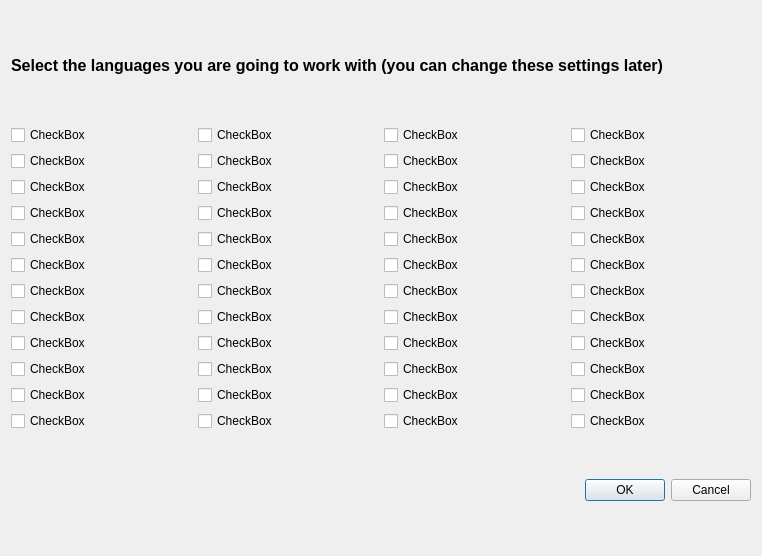
<?xml version="1.0" encoding="UTF-8"?>
<ui version="4.0">
 <class>LangSelectDialog</class>
 <widget class="QDialog" name="LangSelectDialog">
  <property name="geometry">
   <rect>
    <x>0</x>
    <y>0</y>
    <width>762</width>
    <height>556</height>
   </rect>
  </property>
  <property name="windowTitle">
   <string>YAGF Languages Setup</string>
  </property>
  <property name="styleSheet">
   <string notr="true">background-image: url(:/images/earth.png);</string>
  </property>
  <layout class="QVBoxLayout" name="verticalLayout">
   <item>
    <widget class="QLabel" name="label">
     <property name="maximumSize">
      <size>
       <width>900</width>
       <height>24</height>
      </size>
     </property>
     <property name="font">
      <font>
       <pointsize>12</pointsize>
       <weight>75</weight>
       <bold>true</bold>
      </font>
     </property>
     <property name="text">
      <string>Select the languages you are going to work with (you can change these settings later)</string>
     </property>
    </widget>
   </item>
   <item>
    <layout class="QGridLayout" name="gridLayout">
     <item row="2" column="0">
      <widget class="QCheckBox" name="checkBox">
       <property name="maximumSize">
        <size>
         <width>200</width>
         <height>16777215</height>
        </size>
       </property>
       <property name="autoFillBackground">
        <bool>false</bool>
       </property>
       <property name="text">
        <string>CheckBox</string>
       </property>
      </widget>
     </item>
     <item row="5" column="0">
      <widget class="QCheckBox" name="checkBox_4">
       <property name="text">
        <string>CheckBox</string>
       </property>
      </widget>
     </item>
     <item row="6" column="0">
      <widget class="QCheckBox" name="checkBox_5">
       <property name="text">
        <string>CheckBox</string>
       </property>
      </widget>
     </item>
     <item row="8" column="0">
      <widget class="QCheckBox" name="checkBox_7">
       <property name="text">
        <string>CheckBox</string>
       </property>
      </widget>
     </item>
     <item row="11" column="0">
      <widget class="QCheckBox" name="checkBox_10">
       <property name="text">
        <string>CheckBox</string>
       </property>
      </widget>
     </item>
     <item row="12" column="0">
      <widget class="QCheckBox" name="checkBox_11">
       <property name="text">
        <string>CheckBox</string>
       </property>
      </widget>
     </item>
     <item row="9" column="0">
      <widget class="QCheckBox" name="checkBox_8">
       <property name="text">
        <string>CheckBox</string>
       </property>
      </widget>
     </item>
     <item row="10" column="0">
      <widget class="QCheckBox" name="checkBox_9">
       <property name="text">
        <string>CheckBox</string>
       </property>
      </widget>
     </item>
     <item row="13" column="0">
      <widget class="QCheckBox" name="checkBox_12">
       <property name="maximumSize">
        <size>
         <width>200</width>
         <height>16777215</height>
        </size>
       </property>
       <property name="text">
        <string>CheckBox</string>
       </property>
      </widget>
     </item>
     <item row="7" column="0">
      <widget class="QCheckBox" name="checkBox_6">
       <property name="text">
        <string>CheckBox</string>
       </property>
      </widget>
     </item>
     <item row="4" column="0">
      <widget class="QCheckBox" name="checkBox_3">
       <property name="text">
        <string>CheckBox</string>
       </property>
      </widget>
     </item>
     <item row="3" column="0">
      <widget class="QCheckBox" name="checkBox_2">
       <property name="text">
        <string>CheckBox</string>
       </property>
      </widget>
     </item>
     <item row="3" column="1">
      <widget class="QCheckBox" name="checkBox_14">
       <property name="text">
        <string>CheckBox</string>
       </property>
      </widget>
     </item>
     <item row="12" column="1">
      <widget class="QCheckBox" name="checkBox_23">
       <property name="maximumSize">
        <size>
         <width>200</width>
         <height>16777215</height>
        </size>
       </property>
       <property name="text">
        <string>CheckBox</string>
       </property>
      </widget>
     </item>
     <item row="4" column="1">
      <widget class="QCheckBox" name="checkBox_15">
       <property name="text">
        <string>CheckBox</string>
       </property>
      </widget>
     </item>
     <item row="5" column="1">
      <widget class="QCheckBox" name="checkBox_16">
       <property name="text">
        <string>CheckBox</string>
       </property>
      </widget>
     </item>
     <item row="6" column="1">
      <widget class="QCheckBox" name="checkBox_17">
       <property name="text">
        <string>CheckBox</string>
       </property>
      </widget>
     </item>
     <item row="9" column="1">
      <widget class="QCheckBox" name="checkBox_20">
       <property name="text">
        <string>CheckBox</string>
       </property>
      </widget>
     </item>
     <item row="11" column="1">
      <widget class="QCheckBox" name="checkBox_22">
       <property name="text">
        <string>CheckBox</string>
       </property>
      </widget>
     </item>
     <item row="10" column="1">
      <widget class="QCheckBox" name="checkBox_21">
       <property name="text">
        <string>CheckBox</string>
       </property>
      </widget>
     </item>
     <item row="7" column="1">
      <widget class="QCheckBox" name="checkBox_18">
       <property name="text">
        <string>CheckBox</string>
       </property>
      </widget>
     </item>
     <item row="13" column="1">
      <widget class="QCheckBox" name="checkBox_24">
       <property name="text">
        <string>CheckBox</string>
       </property>
      </widget>
     </item>
     <item row="8" column="1">
      <widget class="QCheckBox" name="checkBox_19">
       <property name="text">
        <string>CheckBox</string>
       </property>
      </widget>
     </item>
     <item row="2" column="1">
      <widget class="QCheckBox" name="checkBox_13">
       <property name="text">
        <string>CheckBox</string>
       </property>
      </widget>
     </item>
     <item row="2" column="2">
      <widget class="QCheckBox" name="checkBox_25">
       <property name="maximumSize">
        <size>
         <width>200</width>
         <height>16777215</height>
        </size>
       </property>
       <property name="text">
        <string>CheckBox</string>
       </property>
      </widget>
     </item>
     <item row="3" column="2">
      <widget class="QCheckBox" name="checkBox_26">
       <property name="maximumSize">
        <size>
         <width>200</width>
         <height>16777215</height>
        </size>
       </property>
       <property name="text">
        <string>CheckBox</string>
       </property>
      </widget>
     </item>
     <item row="4" column="2">
      <widget class="QCheckBox" name="checkBox_27">
       <property name="maximumSize">
        <size>
         <width>200</width>
         <height>16777215</height>
        </size>
       </property>
       <property name="text">
        <string>CheckBox</string>
       </property>
      </widget>
     </item>
     <item row="5" column="2">
      <widget class="QCheckBox" name="checkBox_28">
       <property name="maximumSize">
        <size>
         <width>200</width>
         <height>16777215</height>
        </size>
       </property>
       <property name="text">
        <string>CheckBox</string>
       </property>
      </widget>
     </item>
     <item row="6" column="2">
      <widget class="QCheckBox" name="checkBox_29">
       <property name="text">
        <string>CheckBox</string>
       </property>
      </widget>
     </item>
     <item row="7" column="2">
      <widget class="QCheckBox" name="checkBox_30">
       <property name="text">
        <string>CheckBox</string>
       </property>
      </widget>
     </item>
     <item row="8" column="2">
      <widget class="QCheckBox" name="checkBox_31">
       <property name="text">
        <string>CheckBox</string>
       </property>
      </widget>
     </item>
     <item row="9" column="2">
      <widget class="QCheckBox" name="checkBox_32">
       <property name="text">
        <string>CheckBox</string>
       </property>
      </widget>
     </item>
     <item row="10" column="2">
      <widget class="QCheckBox" name="checkBox_33">
       <property name="text">
        <string>CheckBox</string>
       </property>
      </widget>
     </item>
     <item row="11" column="2">
      <widget class="QCheckBox" name="checkBox_34">
       <property name="text">
        <string>CheckBox</string>
       </property>
      </widget>
     </item>
     <item row="12" column="2">
      <widget class="QCheckBox" name="checkBox_35">
       <property name="text">
        <string>CheckBox</string>
       </property>
      </widget>
     </item>
     <item row="13" column="2">
      <widget class="QCheckBox" name="checkBox_36">
       <property name="text">
        <string>CheckBox</string>
       </property>
      </widget>
     </item>
     <item row="2" column="3">
      <widget class="QCheckBox" name="checkBox_37">
       <property name="maximumSize">
        <size>
         <width>200</width>
         <height>16777215</height>
        </size>
       </property>
       <property name="text">
        <string>CheckBox</string>
       </property>
      </widget>
     </item>
     <item row="3" column="3">
      <widget class="QCheckBox" name="checkBox_38">
       <property name="text">
        <string>CheckBox</string>
       </property>
      </widget>
     </item>
     <item row="4" column="3">
      <widget class="QCheckBox" name="checkBox_39">
       <property name="text">
        <string>CheckBox</string>
       </property>
      </widget>
     </item>
     <item row="5" column="3">
      <widget class="QCheckBox" name="checkBox_40">
       <property name="text">
        <string>CheckBox</string>
       </property>
      </widget>
     </item>
     <item row="6" column="3">
      <widget class="QCheckBox" name="checkBox_41">
       <property name="text">
        <string>CheckBox</string>
       </property>
      </widget>
     </item>
     <item row="7" column="3">
      <widget class="QCheckBox" name="checkBox_42">
       <property name="text">
        <string>CheckBox</string>
       </property>
      </widget>
     </item>
     <item row="8" column="3">
      <widget class="QCheckBox" name="checkBox_43">
       <property name="text">
        <string>CheckBox</string>
       </property>
      </widget>
     </item>
     <item row="9" column="3">
      <widget class="QCheckBox" name="checkBox_44">
       <property name="text">
        <string>CheckBox</string>
       </property>
      </widget>
     </item>
     <item row="10" column="3">
      <widget class="QCheckBox" name="checkBox_45">
       <property name="text">
        <string>CheckBox</string>
       </property>
      </widget>
     </item>
     <item row="11" column="3">
      <widget class="QCheckBox" name="checkBox_46">
       <property name="text">
        <string>CheckBox</string>
       </property>
      </widget>
     </item>
     <item row="12" column="3">
      <widget class="QCheckBox" name="checkBox_47">
       <property name="text">
        <string>CheckBox</string>
       </property>
      </widget>
     </item>
     <item row="13" column="3">
      <widget class="QCheckBox" name="checkBox_48">
       <property name="text">
        <string>CheckBox</string>
       </property>
      </widget>
     </item>
    </layout>
   </item>
   <item>
    <widget class="QDialogButtonBox" name="buttonBox">
     <property name="orientation">
      <enum>Qt::Horizontal</enum>
     </property>
     <property name="standardButtons">
      <set>QDialogButtonBox::Cancel|QDialogButtonBox::Ok</set>
     </property>
    </widget>
   </item>
  </layout>
 </widget>
 <resources/>
 <connections>
  <connection>
   <sender>buttonBox</sender>
   <signal>accepted()</signal>
   <receiver>LangSelectDialog</receiver>
   <slot>accept()</slot>
   <hints>
    <hint type="sourcelabel">
     <x>248</x>
     <y>254</y>
    </hint>
    <hint type="destinationlabel">
     <x>157</x>
     <y>274</y>
    </hint>
   </hints>
  </connection>
  <connection>
   <sender>buttonBox</sender>
   <signal>rejected()</signal>
   <receiver>LangSelectDialog</receiver>
   <slot>reject()</slot>
   <hints>
    <hint type="sourcelabel">
     <x>316</x>
     <y>260</y>
    </hint>
    <hint type="destinationlabel">
     <x>286</x>
     <y>274</y>
    </hint>
   </hints>
  </connection>
 </connections>
</ui>
